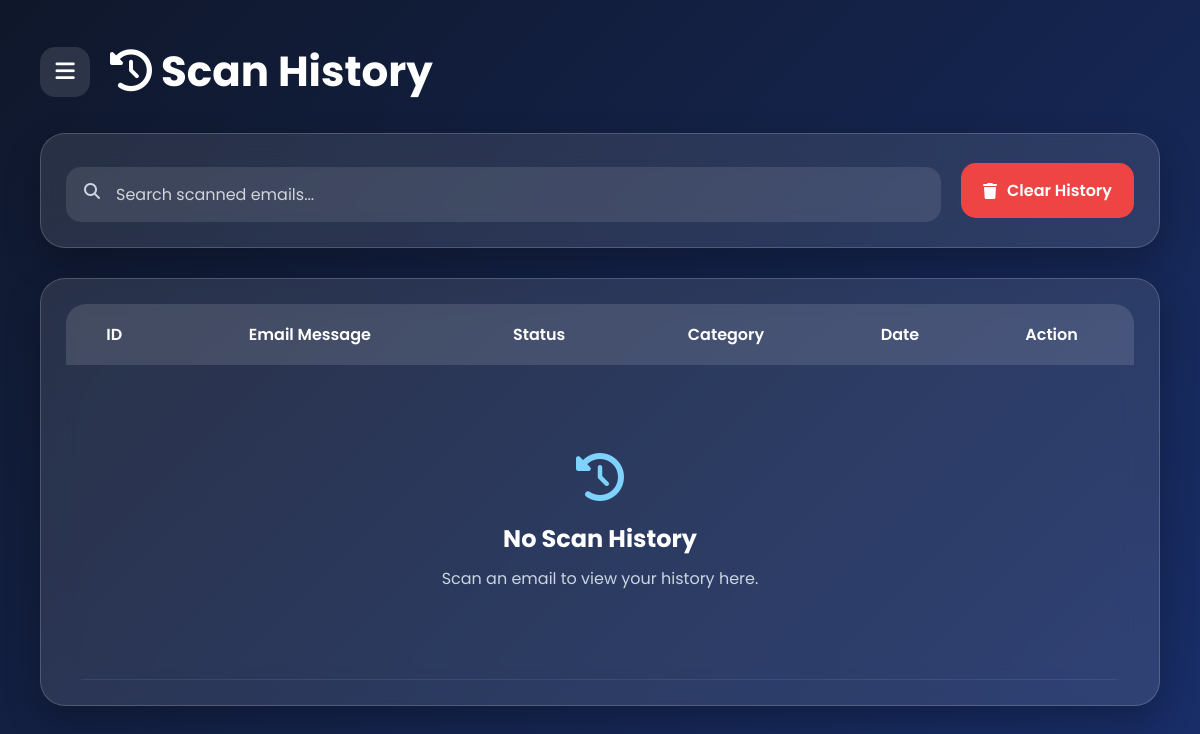
Before: /history (signed in) with the older database file.
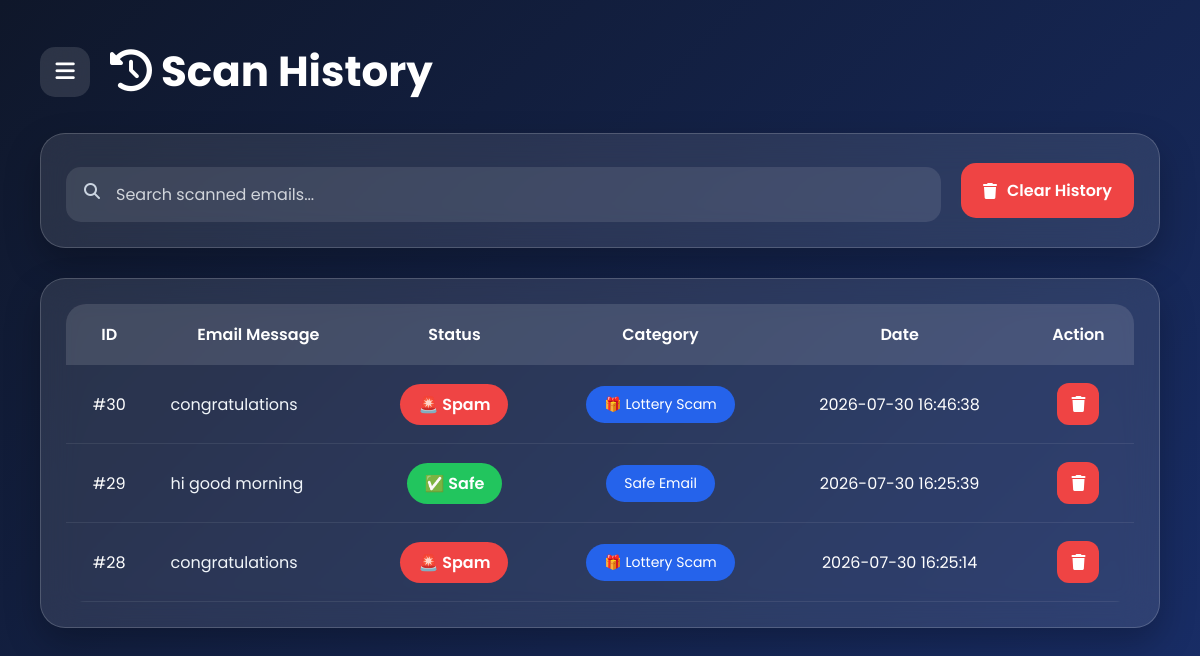
After: the same page with the newer database file.
### tables this page shows
CREATE TABLE scan_history (
    id INTEGER PRIMARY KEY AUTOINCREMENT,
    email TEXT,
    message TEXT,
    prediction TEXT,
    category TEXT,
    scan_date TIMESTAMP DEFAULT CURRENT_TIMESTAMP
);

### app.py (the view)
@app.route("/history")
def history():
    user_email = session.get("user_email")
    if not user_email:
        return redirect(url_for("login"))
    conn = sqlite3.connect("spam.db")
    cursor = conn.cursor()
    cursor.execute(
        """
        SELECT *
        FROM scan_history
        WHERE email=?
        ORDER BY id DESC
        """,
        (user_email,)
    )
    rows = cursor.fetchall()
    conn.close()
    return render_template(
        "history.html",
        history=rows
    )

### templates/history.html (shortened to what this page needs)
<!DOCTYPE html>
<html lang="en">
<head>
    <link rel="stylesheet"
        href="{{ url_for('static', filename='css/common.css') }}">
    <link rel="stylesheet"
        href="{{ url_for('static', filename='css/history.css') }}">
    <link rel="stylesheet"
        href="https://cdnjs.cloudflare.com/ajax/libs/font-awesome/6.5.2/css/all.min.css">
</head>
<body>
    <div class="main full">
        <div class="topbar">
            <button class="menu-btn"
                id="menuBtn"
                onclick="toggleSidebar()">
                <i class="fa-solid fa-bars"></i>
            </button>
            <h1>
                <i class="fa-solid fa-clock-rotate-left"></i>
                Scan History
            </h1>
        </div>
        <div class="glass-card">
            <div class="toolbar">
                <div class="search-box">
                    <i class="fa-solid fa-magnifying-glass"></i>
                    <input
                        type="text"
                        id="search"
                        placeholder="Search scanned emails..."
                        onkeyup="searchTable()">
                </div>
                <a href="/clear_history"
                    class="clear-btn">
                    <i class="fa-solid fa-trash"></i>
                    Clear History
                </a>
            </div>
        </div>
        <div class="glass-card">
            <table id="historyTable">
                <thead>
                    <tr>
                        <th>ID</th>
                        <th>Email Message</th>
                        <th>Status</th>
                        <th>Category</th>
                        <th>Date</th>
                        <th>Action</th>
                    </tr>
                </thead>
                <tbody>
                    {% if history %}
                    {% for row in history %}
                    <tr>
                        <td>
                            #{{ row[0] }}
                        </td>
                        <td class="message">
                            {{ row[2] }}
                        </td>
                        <td>
                            {% if row[3]=="Spam" %}
                            <span class="spam">
                                🚨 Spam
                            </span>
                            {% else %}
                            <span class="safe">
                                ✅ Safe
                            </span>
                            {% endif %}
                        </td>
                        <td>
                            {% if row[4] %}
                            <span class="category">
                                {{ row[4] }}
                            </span>
                            {% else %}
                            <span class="category">
                                Safe Email
                            </span>
                            {% endif %}
                        </td>
                        <td>
                            {{ row[5] }}
                        </td>
                        <td>
                            <a href="/delete_history/{{ row[0] }}"
                                class="delete-btn">
                                <i class="fa-solid fa-trash"></i>
                            </a>
                        </td>
                    </tr>
                    {% endfor %}
                    {% else %}
                    <tr>
                        <td colspan="6">
                            <div class="empty-history">
                                <i class="fa-solid fa-clock-rotate-left fa-3x"></i>
                                <h2>
                                    No Scan History
                                </h2>
                                <p>
                                    Scan an email to view your history here.
                                </p>
                            </div>
                        </td>
                    </tr>
                    {% endif %}
                </tbody>
            </table>
        </div>
    </div>
</body>
</html>

Changed rows visible on the page:
added scan_history: id "30", message "congratulations", prediction "🚨 Spam", category "🎁 Lottery Scam", scan_date "2026-07-30 16:46:38"
added scan_history: id "29", message "hi good morning", prediction "✅ Safe", category "Safe Email", scan_date "2026-07-30 16:25:39"
added scan_history: id "28", message "congratulations", prediction "🚨 Spam", category "🎁 Lottery Scam", scan_date "2026-07-30 16:25:14"
Other visible differences:
text no longer shown: "No Scan History Scan an email to view your history here."
